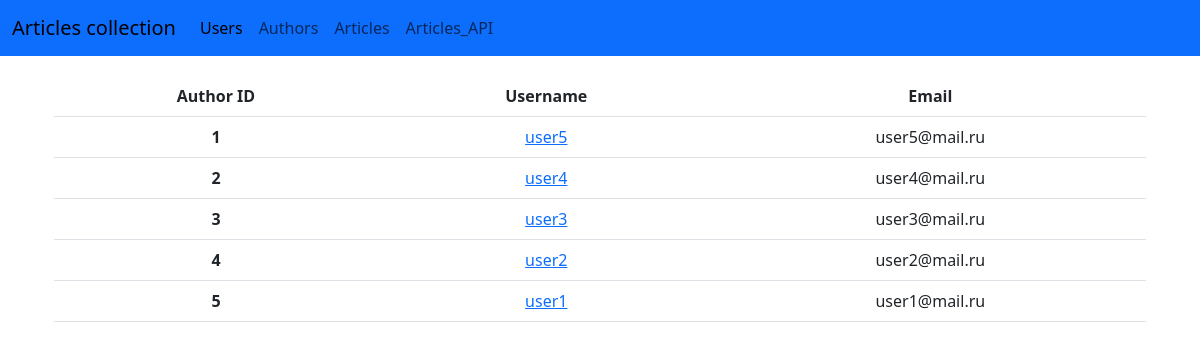
Screenshot of /authors/ with the database file from the repository.
### blog/models.py (models this page shows, shortened)
class Author(db.Model):
    __tablename__ = 'authors'  # optional
    id = db.Column(db.Integer, primary_key=True)
    user_id = db.Column(db.Integer, db.ForeignKey("users.id"))       # 1:1 relatiom
    user = relationship('User', back_populates='author')             # 1:1 relation
    articles = db.relationship("Article",back_populates="author")    # 1:n relation

class User(db.Model, UserMixin):
    __tablename__ = 'users'  # optional
    id = db.Column(db.Integer, primary_key=True)
    username = db.Column(db.String(255), unique=True)
    email = db.Column(db.String(255), unique=True)
    password = db.Column(db.String(255))
    is_staff = db.Column(db.Boolean, default=False)
    author = relationship("Author", uselist=False, back_populates='user')     # 1:1

### blog/author/views.py (the view)
@author.route('/')
def author_list():
    authors = Author.query.all()
    return render_template(
        'authors/list.html',
        authors=authors,
    )

### blog/templates/authors/list.html (shortened to what this page needs)
{% extends 'base.html' %}
{% block body %}
<div class="container text-center">
    <table class="table">
        <thead>
        <tr>
            <th scope="col">Author ID</th>
            <th scope="col">Username</th>
            <th scope="col">Email</th>
        </tr>
        </thead>
        <tbody>
        {% for author in authors %}
        <tr>
            <th scope="row">{{ author.id }}</th>
            <td>
                 <a href="{{ url_for('user.user_details', pk=author.user_id ) }}"> {{ author.user.username }} </a>
            </td>
            <td>
                {{ author.user.email }}
            </td>
        </tr>
        {% endfor %}
        </tbody>
    </table>
</div>
{% endblock %}

### rows the page displays
Author: id "1", user.username "user5", user.email "user5@mail.ru"
Author: id "2", user.username "user4", user.email "user4@mail.ru"
Author: id "3", user.username "user3", user.email "user3@mail.ru"
Author: id "4", user.username "user2", user.email "user2@mail.ru"
Author: id "5", user.username "user1", user.email "user1@mail.ru"
